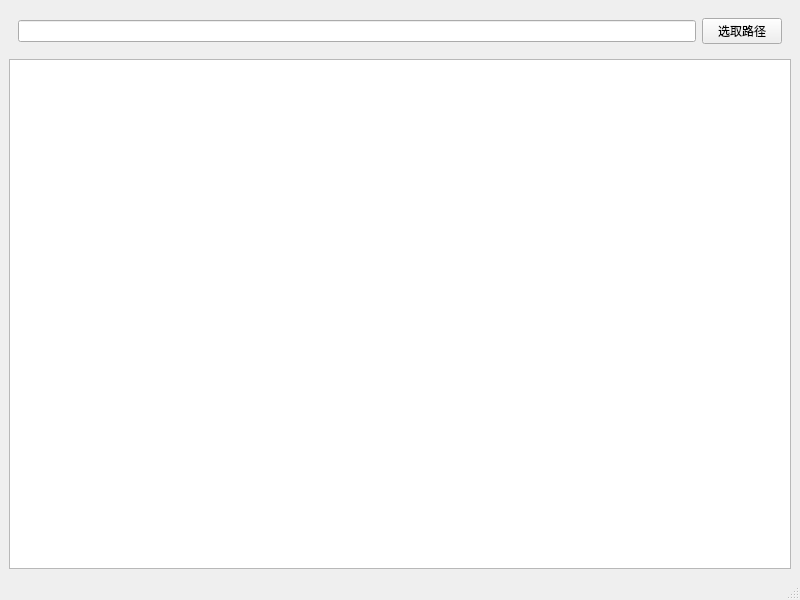
<?xml version="1.0" encoding="UTF-8"?>
<ui version="4.0">
 <class>MainWindow</class>
 <widget class="QMainWindow" name="MainWindow">
  <property name="geometry">
   <rect>
    <x>0</x>
    <y>0</y>
    <width>800</width>
    <height>600</height>
   </rect>
  </property>
  <property name="windowTitle">
   <string>MainWindow</string>
  </property>
  <widget class="QWidget" name="centralwidget">
   <layout class="QVBoxLayout" name="verticalLayout">
    <item>
     <widget class="QWidget" name="widget" native="true">
      <layout class="QHBoxLayout" name="horizontalLayout">
       <item>
        <widget class="QLineEdit" name="lineEdit"/>
       </item>
       <item>
        <widget class="QPushButton" name="pushButton">
         <property name="text">
          <string>选取路径</string>
         </property>
        </widget>
       </item>
      </layout>
     </widget>
    </item>
    <item>
     <widget class="QTextEdit" name="textEdit"/>
    </item>
   </layout>
  </widget>
  <widget class="QMenuBar" name="menubar">
   <property name="geometry">
    <rect>
     <x>0</x>
     <y>0</y>
     <width>800</width>
     <height>26</height>
    </rect>
   </property>
  </widget>
  <widget class="QStatusBar" name="statusbar"/>
 </widget>
 <resources/>
 <connections/>
</ui>
